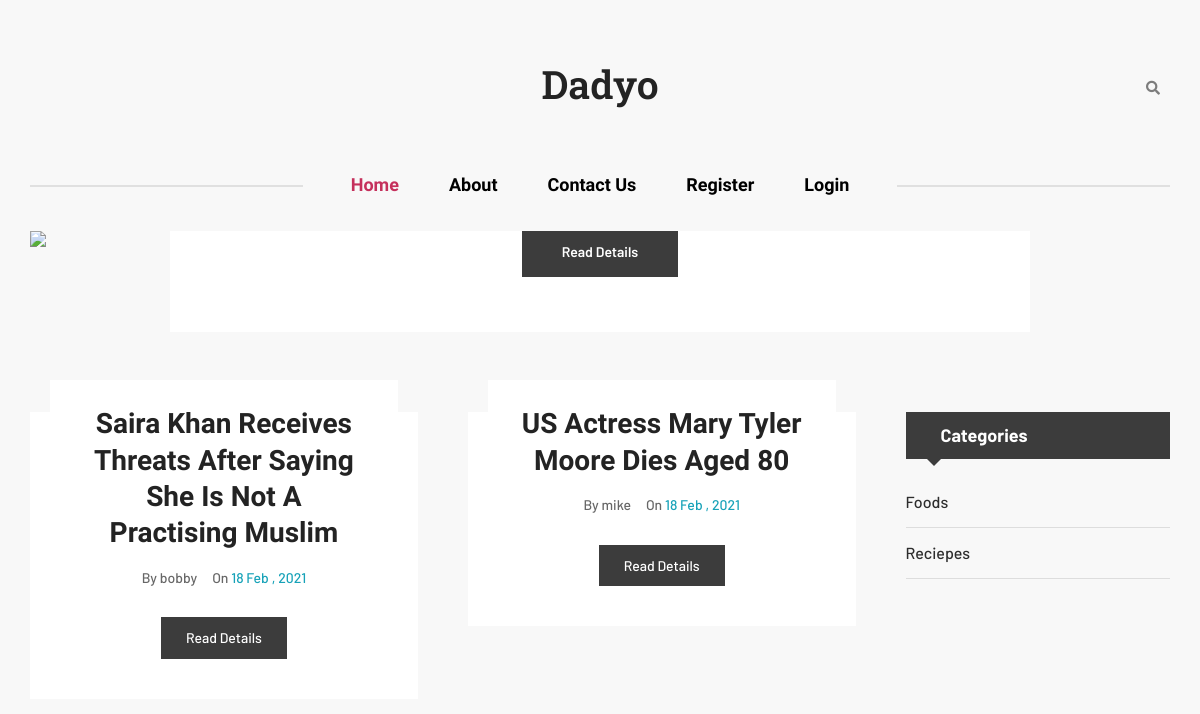
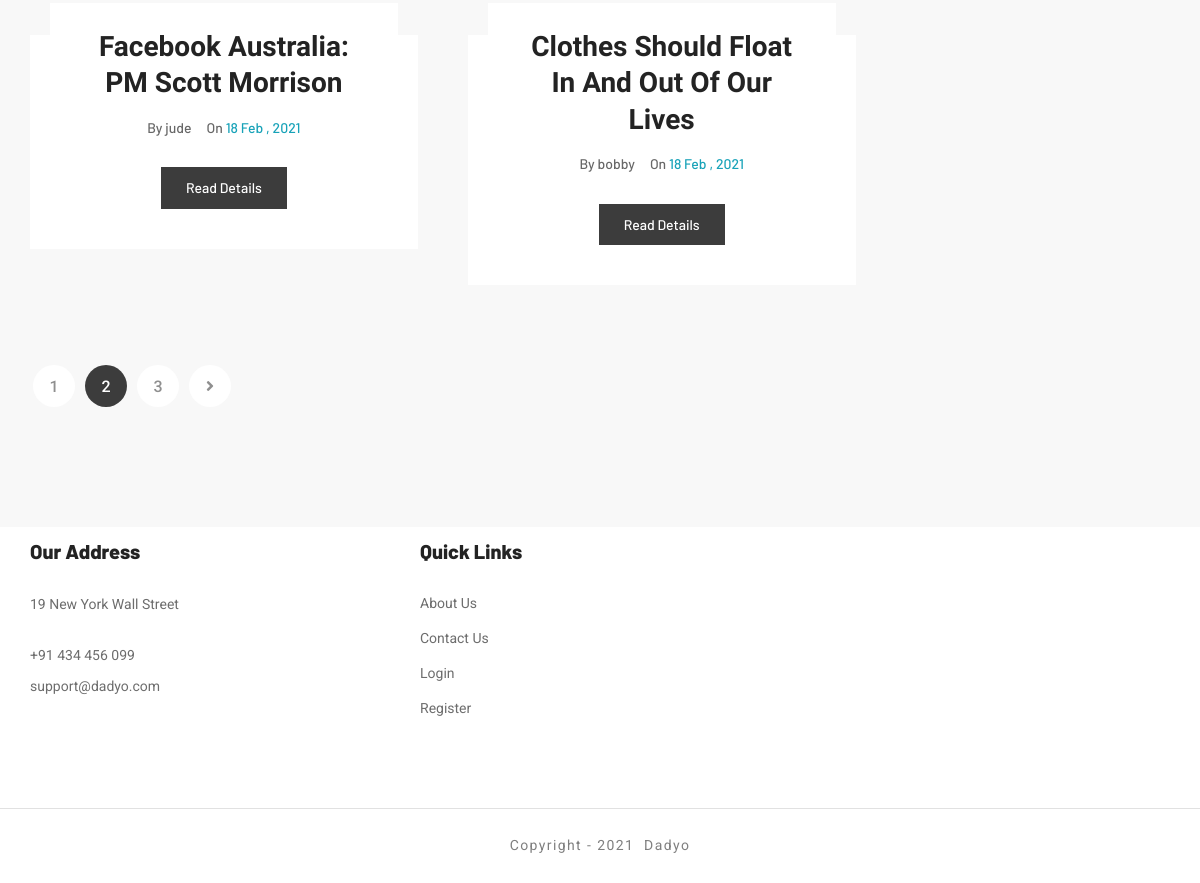
Before: / with the older database file (2 pictures, top to bottom).
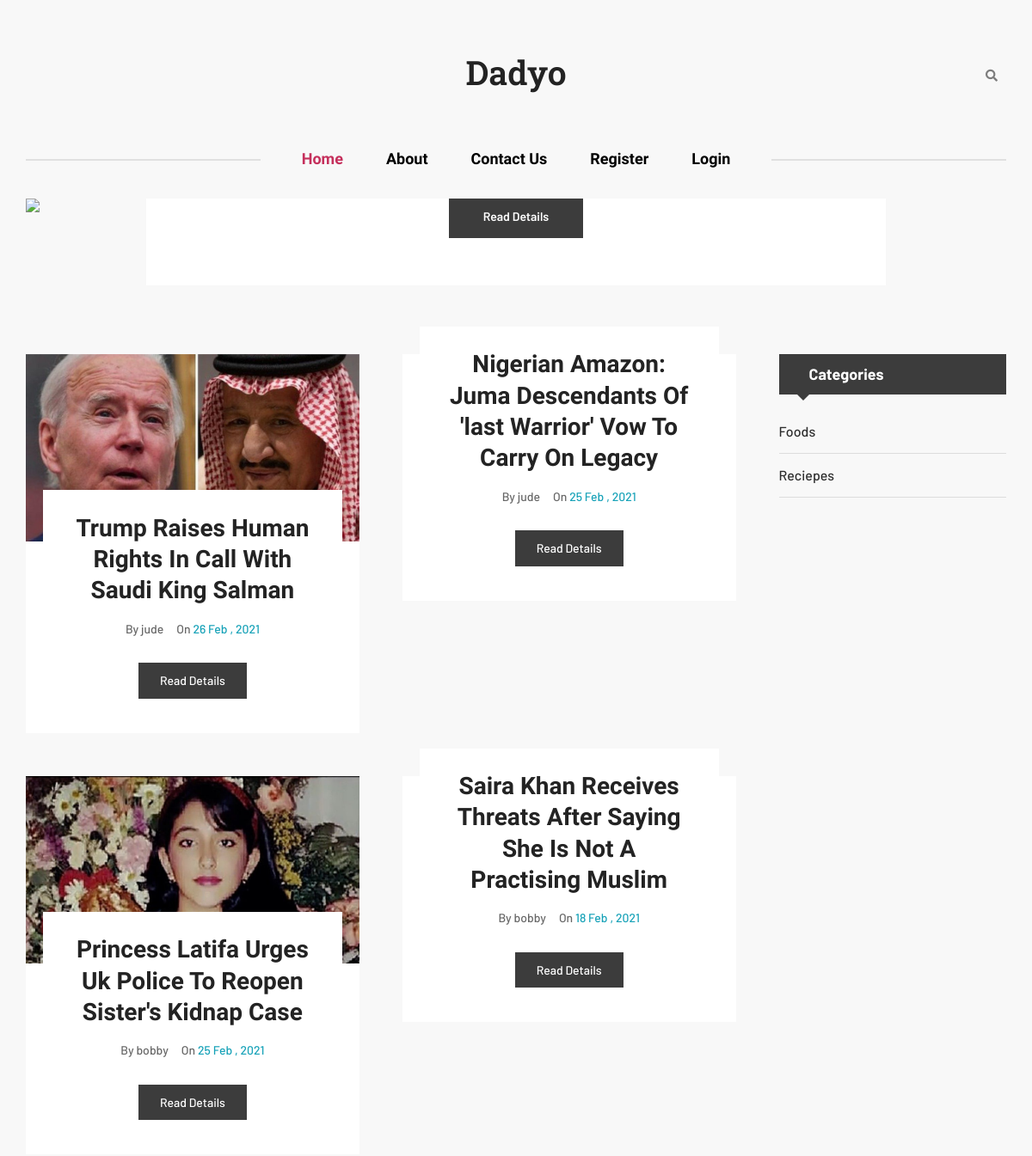
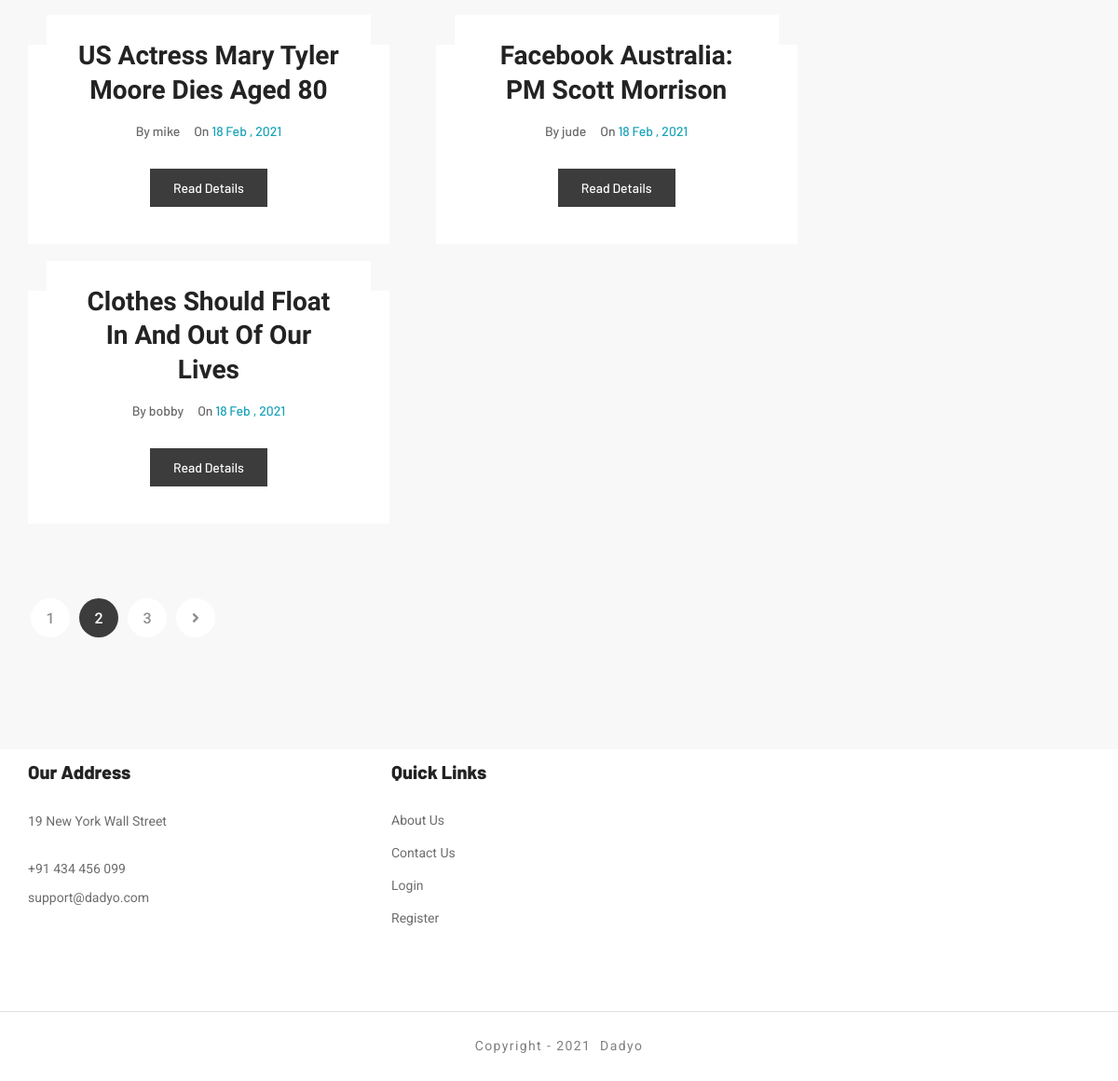
After: the same page with the newer database file (2 pictures, top to bottom).
### tables this page shows
CREATE TABLE `article` (
  `id` int(11) NOT NULL,
  `title` varchar(200) NOT NULL,
  `content` text NOT NULL,
  `category_id` int(11) NOT NULL DEFAULT 0,
  `image` varchar(200) NOT NULL,
  `likes` int(11) NOT NULL DEFAULT 0,
  `views` int(11) NOT NULL DEFAULT 0,
  `user_id` int(11) NOT NULL,
  `published_status` int(11) NOT NULL DEFAULT 1,
  `created_at` timestamp NOT NULL DEFAULT current_timestamp(),
  `updated_at` timestamp NOT NULL DEFAULT current_timestamp()
);

CREATE TABLE `users` (
  `id` int(11) NOT NULL,
  `email` varchar(200) NOT NULL,
  `firstname` varchar(200) NOT NULL,
  `bio` text DEFAULT NULL,
  `lastname` varchar(200) NOT NULL,
  `image` varchar(200) NOT NULL,
  `password` varchar(200) NOT NULL,
  `created_at` timestamp NOT NULL DEFAULT current_timestamp(),
  `updated_at` timestamp NOT NULL DEFAULT current_timestamp(),
  `status` int(11) NOT NULL DEFAULT 0
);

CREATE TABLE `category` (
  `id` int(11) NOT NULL,
  `name` varchar(200) NOT NULL,
  `created_at` timestamp NOT NULL DEFAULT current_timestamp()
);

### controllers/functions.php (called while the page is built, shortened)
<?php
function selectSingleData($tableName,$colums = "*",$where = ""){
  global $conn;
  $where = !empty($where) ? " WHERE ".$where : $where;
  $sql = "SELECT $colums FROM $tableName $where";
  $result = $conn->query($sql);
  if($result->num_rows > 0){
    $data = $result->fetch_assoc();
    return $data;
  }else{
    return [];
  }
}
function selectMultipleData($tableName,$colums = "*", $where = "",$orderBy = "",$order = "DESC",$limit = ''){
  global $conn;
  $where = !empty($where) ? " WHERE ".$where : $where;
  $orderBy = !empty($orderBy) ? " ORDER BY ".$orderBy." $order" : $orderBy;
  $sql = "SELECT $colums FROM $tableName $where  $orderBy $limit";
  $result = $conn->query($sql);
  if($result->num_rows > 0){
    $data = [];
    while($row = $result->fetch_assoc()){
      $data[] = (object) $row;
    }
    return $data;
  }else{
    return [];
  }
}

### index.php (the view, shortened to what this page needs)
<?php
  require_once "DB.php";
  require_once "controllers/functions.php";
	$posts = selectMultipleData("article","*","","created_at","DESC");
	$trending = selectMultipleData("article","*","`views`>'10'");
	$categories = selectMultipleData("category","*");
	$active = "home";
?>
<!DOCTYPE html>
<html lang="en">
<head>
	  <?php require_once "includes/css.php"; ?>
</head>
<body class="bg-white-smoke">
	<div class="site-content">
	  <?php require_once "includes/header.php"; ?>
		<div class="frontpage-slider-posts">
			<div class="container-medium">
				<div class="row">
					<div class="col-12">
						<div class="owl-carousel frontpage-slider-one style-one carousel-rectangle carousel-nav-center">
							<?php  if(!empty($trending)){ ?>
							<?php foreach ($trending as $key => $post) { ?>
							<article class="post hentry post-slider-one text-center">
								<div class="entry-thumb">
									<figure class="thumb-wrap">
										<a href="single-post.php?id=<?=$post->id?>">
										</a>
									</figure>
								</div>
								<div class="content-entry-wrap">
									<div class="entry-content">
										<div class="read-more-wrap">
											<a class="read-more" href="single-post.php?id=<?=$post->id?>">Read Details</a>
										</div>
									</div>
								</div>
							</article>
							<?php }  ?>
							<?php } ?>
						</div>
					</div>
				</div>
			</div>
		</div>
		<div class="features-block style-one">
		</div>
		<div class="main-wrapper pd-b-120">
			<div class="container">
				<div class="row justify-content-between gutters-50">
					<div class="col-lg-9 main-wrapper-content">
						<main class="site-main style-one">
							<div class="row gutters-50">
								<?php if(!empty($posts)){ ?>
								<?php foreach ($posts as $key => $post) {
								  $author = selectSingleData("users","`firstname`","`id`={$post->user_id}");
								?>
								<div class="col-lg-6 col-md-6">
									<article class="post hentry post-grid text-center style-one">
										<div class="entry-thumb">
											<figure class="thumb-wrap">
												<a href="single-post.php?id=<?=$post->id?>">
													<img src="<?=$post->image?>" alt="post" />
												</a>
											</figure>
										</div>
										<div class="content-entry-wrap">
											<h3 class="entry-title">
												<a href="single-post.php?id=<?=$post->id?>"><?=ucwords($post->title)?></a>
											</h3>
											<div class="entry-meta-content">
												<div class="entry-author">
													By <a href="#"><?=$author["firstname"]?></a>
												</div>
												<div class="entry-date">
													On <span class="text-info"><?=date(" d M , Y",strtotime($post->created_at))?></span>
												</div>
											</div>
											<div class="read-more-wrap">
												<a class="read-more" href="single-post.php?id=<?=$post->id?>">Read Details</a>
											</div>
										</div>
									</article>
								</div>
								<?php } ?>
								<?php } ?>
							</div>
						</main>
						<nav class="navigation paging-navigation pd-t-30">
							<ul class="nav-links">
								<li><a href="#">1</a></li>
								<li class="active"><a href="#" class="page-numbers">2</a></li>
								<li><a href="#" class="page-numbers">3</a></li>
								<li class="nav-next">
									<a href="#"><i class="fas fa-angle-right"></i></a>
								</li>
							</ul>
						</nav>
					</div>
          <?php  require_once "includes/sidebar.php"; ?>
				</div>
			</div>
		</div>
      <?php require_once "includes/footer.php"; ?>
	</div>
</body>
</html>

### includes/css.php (shortened to what this page needs)
<link rel="stylesheet" href="assets/css/bootstrap.min.css" />
<link rel="stylesheet" href="assets/css/magnific-popup.css" />
<link rel="stylesheet" href="assets/css/owl.carousel.min.css" />
<link rel="stylesheet" href="assets/css/simple-scrollbar.css" />
<link rel="stylesheet" href="assets/css/fontawesome.all.min.css" />
<link rel="stylesheet" href="assets/css/style.css" />

### includes/header.php (shortened to what this page needs)
<header class="site-header default-header-style intro-element">
			<div class="header-top-area">
				<div class="container">
					<div class="row align-items-center">
						<div class="col-4">
							<div class="site-branding text-center">
							<h1>								<a href="<?=APP_PATH?>">
								   <?=APP_NAME?>
								</a></h1>
							</div>
						</div>
						<div class="col-4">
							<div class="header-right-area">
								<div class="search-wrap">
									<div class="search-btn">
										<i class="fas fa-search"></i>
									</div>
								</div>
							</div>
						</div>
					</div>
				</div>
			</div>
			<div class="navigation-area">
				<div class="container">
					<div class="row">
						<div class="col-12">
							<div class="site-navigation">
								<nav class="navigation">
									<div class="menu-wrapper">
										<div class="menu-content">
											<ul class="mainmenu">
												<li class="megamenu">
													<a class="<?php if(!empty($active) && $active == "home"){ echo 'active';}?>" href="<?=APP_PATH?>">Home</a>
												</li>
												<li><a class="<?php if(!empty($active) && $active == "about"){ echo 'active';}?>" href="<?=APP_PATH?>about.php">About</a></li>
												<li><a href="mailto:<?=APP_EMAIL?>">Contact Us</a></li>
												<?php if(empty($_SESSION["customer_id"])){ ?>
												<li><a href="<?=DASHBOARD_PATH?>auth/register.php">Register</a></li>
												<li><a href="<?=DASHBOARD_PATH?>auth/login.php">Login</a></li>
												<?php }else{ ?>
												<li><a href="<?=DASHBOARD_PATH?>">Dashboard</a></li>
												<?php  } ?>
											</ul>
										</div>
									</div>
								</nav>
							</div>
						</div>
					</div>
				</div>
			</div>
		</header>

### includes/sidebar.php
<div class="col-lg-3">
						<div class="sidebar-items style-one">
              <?php if(!empty($categories)){ ?>
							<aside class="widget widget_categories">
								<h4 class="widget-title">
									Categories
								</h4>
								<div class="widget-content">
									<ul>
										<?php foreach ($categories as $key => $category) {?>
											<li>
											<a href="<?=APP_PATH?>index.php?cat_id=<?=$category->id?>"><?=ucwords($category->name)?> </a>
										</li>
										<?php } ?>
									</ul>
								</div>
							</aside>
							<?php } ?>
						</div>
					</div>

### includes/footer.php
<footer class="site-footer footer-style-two">
			<div class="footer-widget-area">
				<div class="container">
					<div class="row">
						<div class="col-lg-4 col-md-6">
							<aside class="widget bt-location-widget">
								<h2 class="widget-title">Our Address</h2>
								<div class="widget-content">
									<div class="info-box">
										<p>
											<?=ucwords(APP_ADDRESS);?>
										</p>
									</div>
									<div class="info-box">
										<p><?=ucwords(APP_PHONE)?></p>
										<p>
											<a href="mailto:<?=APP_EMAIL?>"><?=APP_EMAIL?></a>
										</p>
									</div>
								</div>
							</aside>
						</div>
						<div class="col-lg-2 col-md-6">
							<aside class="widget widget_links">
								<h2 class="widget-title">Quick Links</h2>
								<div class="widget-content">
									<ul>
										<li><a href="#">About Us</a></li>
										<li><a href="#">Contact Us</a></li>
										<li><a href="#">Login</a></li>
										<li><a href="#">Register</a></li>
									</ul>
								</div>
							</aside>
						</div>
					</div>
				</div>
			</div>
			<div class="footer-bottom-area">
				<div class="container">
					<div class="row">
						<div class="col-12">
							<div class="footer-bottom-content">
								<div class="copyright-text text-center">
									<p>
										Copyright - <?=date("Y")?>
										<a href="<?=APP_PATH?>"><?=APP_NAME?></a>
									</p>
								</div>
							</div>
						</div>
					</div>
				</div>
			</div>
		</footer>

Changed rows visible on the page:
added article: image (picture), title "Trump Raises Human Rights In Call With Saudi King Salman", user.firstname "jude", created_at "26 Feb , 2021"
added article: title "Nigerian Amazon: Juma Descendants Of 'last Warrior' Vow To Carry On Legacy", user.firstname "jude", created_at "25 Feb , 2021"
added article: image (picture), title "Princess Latifa Urges Uk Police To Reopen Sister's Kidnap Case", user.firstname "bobby", created_at "25 Feb , 2021"
